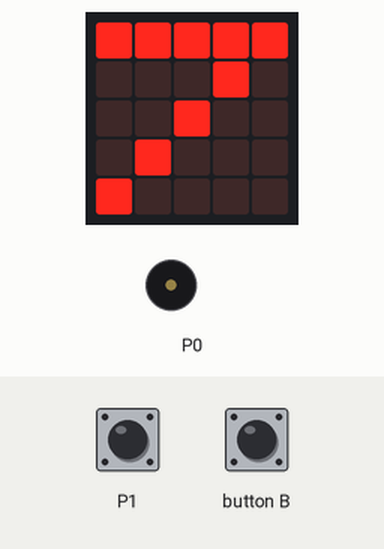
Recording of a program running on a simulated BBC micro:bit (MakeCode). Parts: the board's 5×5 LED display, buzzer (waves = sounding). The inputs (shaded band) are chosen by the test bench.

Above: at 1.2 s.
1.3 s: touch pin P1 pressed for 0.15 s
At 1.51 s:
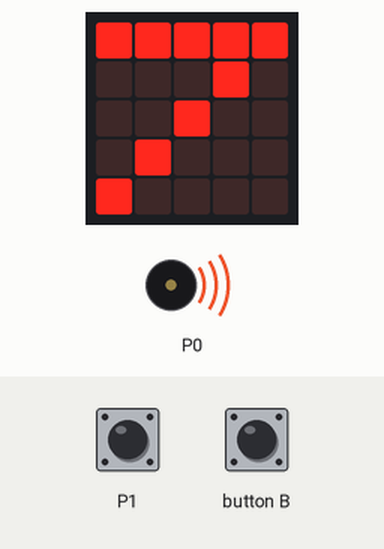
2.0 s: touch pin P1 pressed for 0.15 s
At 3.64 s:
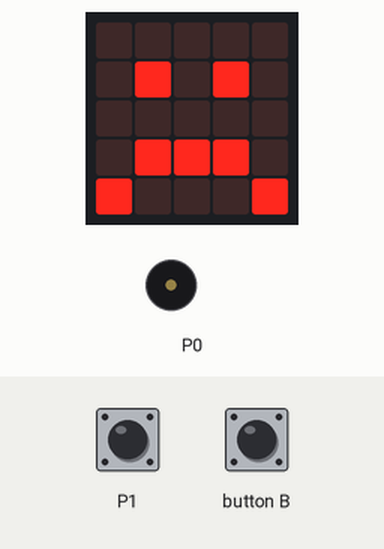
Timing chart, 0 to 5.1 s (numbered marks = the images above; inputs shaded):
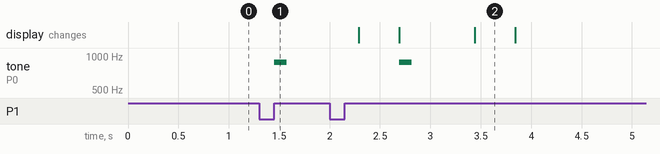

Measured:
- after the input at 1.3 s, tone on P0: silent → 880 Hz after 0.15 s, → silent 0.13 s later
- after the input at 2.0 s, tone on P0: silent → 880 Hz after 0.69 s, → silent 0.13 s later
- what the display in image 2 shows lasts 0.4 s, from 3.4 s to 3.8 s

The program:

main.ts
```typescript
input.onButtonPressed(Button.B, function () {
    teller = 7
})
input.onPinPressed(TouchPin.P1, function () {
    music.playTone(880, music.beat(BeatFraction.Quarter))
    teller += -1
    basic.showLeds(`
        . . . . .
        . # . # .
        . . . . .
        . # # # .
        # . . . #
        `)
})
let teller = 0
teller = 7
basic.forever(function () {
    if (teller == 0) {
        music.startMelody(music.builtInMelody(Melodies.Wawawawaa), MelodyOptions.OnceInBackground)
        basic.showString("GAME OVER!")
    }
    if (teller == 0) {
        teller = 7
    }
    basic.showNumber(teller)
})
```

test.ts
```typescript
// tests gaan hier; deze zal niet worden gecompileerd wanneer dit pakket wordt gebruikt als extensie.
```
